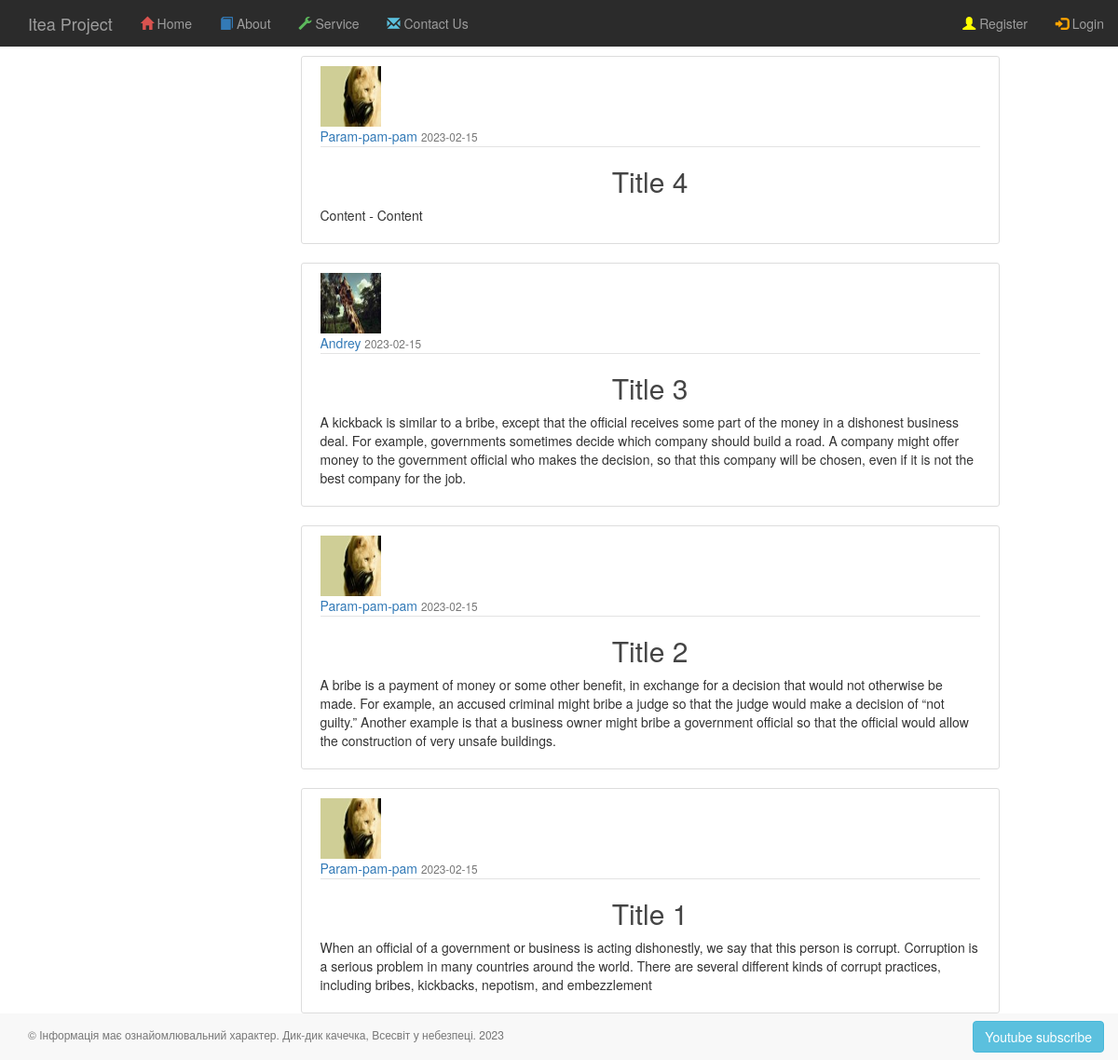
Before: / with the older database file.
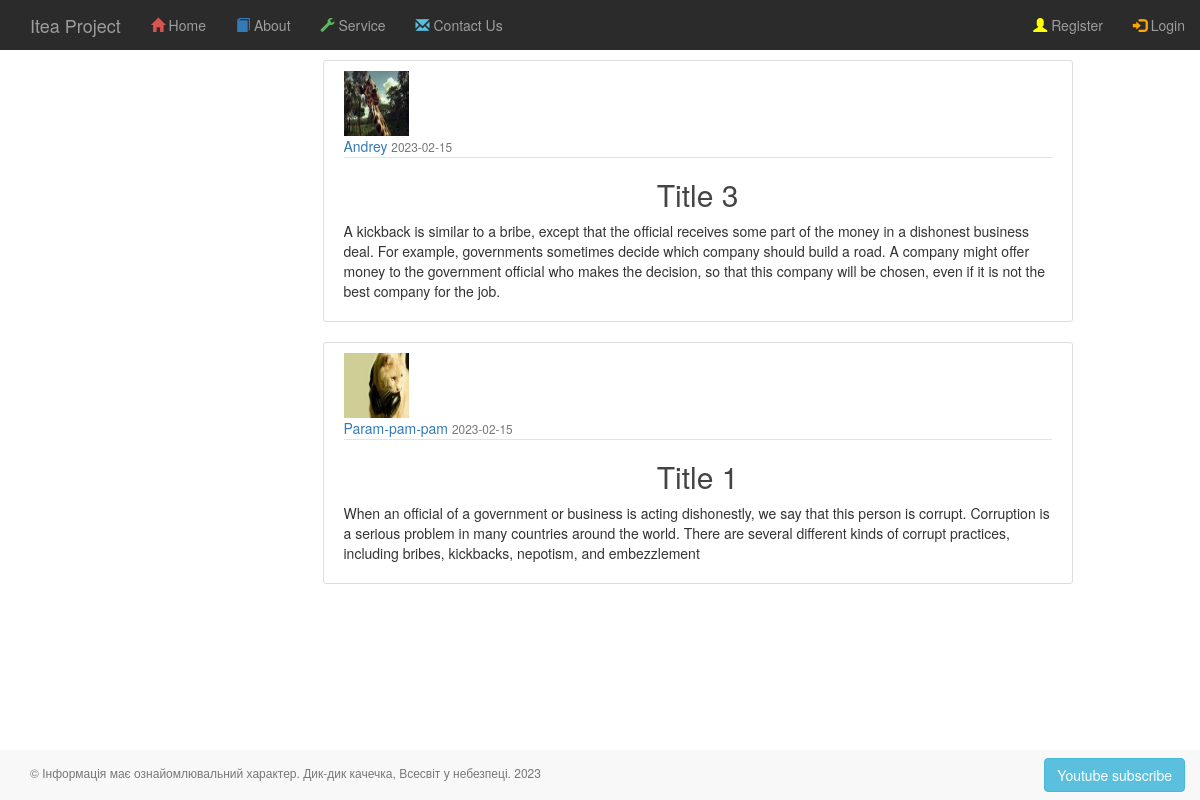
After: the same page with the newer database file.
### app/auth/models.py (models this page shows, shortened)
class Post(BaseModel):
    title = CharField(max_length=100)
    content = TextField(default="")
    date_posted = DateTimeField(default=datetime.datetime.utcnow)
    author = ForeignKeyField(User)

class Profile(BaseModel):
    avatar = CharField()
    info = TextField()
    city = CharField()
    age = IntegerField()

class User(BaseModel, UserMixin):
    username = CharField(max_length=100)
    email = CharField(max_length=200, unique=True, index=True)
    __password_hash = CharField(max_length=128)
    last_visit = DateTimeField(default=datetime.datetime.now)
    role = ForeignKeyField(Role, backref='users')
    profile = ForeignKeyField(Profile)
    @property
    def password(self):
        raise AttributeError('password is not a valid attribute')

### app/main/routes.py (the view)
@main.route('/')
def index():
    db = current_app.config['db']
    db.create_tables([Role, Profile, Post, User])
    if not Role.select().where(Role.name == 'user').first():
        Role(name='user').save()
    query = Post.select().order_by(Post.date_posted.desc())
    title = "Home"
    return render_template("main/index.html",
                           title=title,
                           posts=query)

### app/templates/main/index.html
{% extends '_base.html' %}
{% block page_content %}
    <div class="row">
        <div class="col-md-3"></div>
        <div class="col-md-8">
            {% for post in posts %}
                <article class="media content-section">
                    <img class="rounded-circle article-img"
                         src="{{ url_for('static', filename='profile_pics/' + post.author.profile.avatar) }}">
                    <div class="media-body">
                        <div class="article-metadata">
                            <a class="mr-2" href="{{ url_for('posts.user_posts', username=post.author.username) }}">
                                {{ post.author.username }}
                            </a>
                            <small class="text-muted">
                                {{ post.date_posted.strftime('%Y-%m-%d') }}
                            </small>
                        </div>
                        <h2><a class="article-title" href="{{ url_for('posts.post_func', post_id=post.id) }}">
                            {{ post.title }}
                        </a></h2>
                        <p class="article-content">{{ post.content }}</p>
                    </div>
                </article>
            {% endfor %}
        </div>
        <div class="col-md-3"></div>
    </div>
{% endblock page_content %}

### app/templates/_base.html (shortened to what this page needs)
{% extends 'bootstrap/base.html' %}
{% block head %}
    {{ super() }}
    <link type="text/css" href="{{ url_for('static', filename='css/styles_nav_top_bar.css') }}" rel="stylesheet"/>
    <link type="text/css" href="{{ url_for('static', filename='css/styles_blog.css') }}" rel="stylesheet"/>
    <link type="text/css" href="{{ url_for('static', filename='css/styles.css') }}" rel="stylesheet"/>
{% endblock head %}
{% block content %}
    {% include 'nav/nav-top-bar.html' %}
    <div id="content">
        <div class="container">
            <div class="page-header">
                {% block page_content %}{% endblock page_content %}
            </div>
        </div>
    </div>
    {% include 'nav/footer.html' %}
{% endblock content %}

### app/templates/nav/nav-top-bar.html (shortened to what this page needs)
<nav class="navbar-wrapper navbar-inverse navbar-fixed-top">
    <div class="container-fluid" >
        <div class="navbar-header">
            <a href="/" class="navbar-brand">Itea Project</a>
        </div>
        <div class="collapse navbar-collapse navHeaderCollapse">
            <ul class="nav navbar-nav">
                <li class=""><a href="/">
                    <span id="home_menu_icon_color" class="glyphicon glyphicon-home"></span> Home</a></li>
                <li class=""><a href="{{ url_for('main.about') }}">
                    <span id="training_menu_icon_color" class="glyphicon glyphicon-book"></span> About</a>
                </li>
                <li class=""><a href="#">
                    <span id="services_menu_icon_color" class="glyphicon glyphicon-wrench"></span> Service</a>
                </li>
                <li class=""><a href="#">
                    <span id="contact_us_menu_icon_color" class="glyphicon glyphicon-envelope"></span> Contact Us</a>
                </li>
            </ul>
            <ul class="nav navbar-nav navbar-right">
                {% if current_user.is_authenticated %}
                    <li><a class="nav-item nav-link" href="{{ url_for('posts.new_post') }}">New Post</a></li>
                    <li><a href="{{ url_for('auth.account') }}">
                        <span id="sign_up_menu_icon_color" class="glyphicon glyphicon-user"></span> Account</a></li>
                    <li><a href="{{ url_for('auth.logout') }}">
                        <span id="login_menu_icon_color" class="glyphicon glyphicon-log-in"></span> Logout</a></li>
                {% else %}
                    <li><a href="{{ url_for('auth.register') }}">
                        <span id="sign_up_menu_icon_color" class="glyphicon glyphicon-user"></span> Register</a></li>
                    <li><a href="{{ url_for('auth.login') }}">
                        <span id="login_menu_icon_color" class="glyphicon glyphicon-log-in"></span> Login</a></li>
                {% endif %}
            </ul>
        </div>
    </div>
</nav>

### app/templates/nav/footer.html
<footer>
  <div class="navbar-wrapper navbar-default navbar-fixed-bottom">
    <div class="container-fluid">
      <p class="navbar-text pull-left lead">
          &copy; Інформація має ознайомлювальний характер. Дик-дик качечка, Всесвіт у небезпеці.
          <span id="year"></span></p>
      <a class="navbar-btn btn btn-info pull-right" href="https://youtube.com">
          Youtube subscribe
      </a>
    </div>
  </div>
</footer>

### app/static/css/styles_nav_top_bar.css (style rules this page uses)
#home_menu_icon_color { color:#D9534F; }
#training_menu_icon_color { color:#337AB7; }
#services_menu_icon_color { color:#5CB85C }
#contact_us_menu_icon_color { color:#5BC0DE; }
#sign_up_menu_icon_color { color:yellow; }
#login_menu_icon_color { color:orange; }
.navbar-inverse { background-color: rgb(43, 43, 43); border-color: #405976; }

### app/static/css/styles_blog.css (style rules this page uses)
.content-section { background: #ffffff; padding: 10px 20px; border: 1px solid #dddddd; border-radius: 3px; margin-bottom: 20px; }
.article-title { color: #444444; }
.article-content { white-space: pre-line; }
.article-img { height: 65px; width: 65px; margin-right: 16px; }
.article-metadata { padding-bottom: 1px; margin-bottom: 4px; border-bottom: 1px solid #e3e3e3 }

### app/static/css/styles.css (style rules this page uses)
.page-header { padding-bottom: 9px; margin: 60px 0 20px; border-bottom: none; }
.lead { margin-bottom: 16px; font-size: 12px; font-weight: 300; line-height: 1.4; }
h1, h2, h3 { text-align: center; }

Changed rows visible on the page:
removed Post: avatar (picture), author.username "Param-pam-pam", date_posted "2023-02-15", title "Title 4", content "Content - Content"
removed Post: avatar (picture), author.username "Param-pam-pam", date_posted "2023-02-15", title "Title 2", content "A bribe is a payment of money or some other benefit, in exchange for a decision that would not otherwise be made. For example, an accused criminal might bribe a judge so that the judge would make a decision of “not guilty.” Another example is that a business owner might bribe a government official so that the official would allow the construction of very unsafe buildings."
